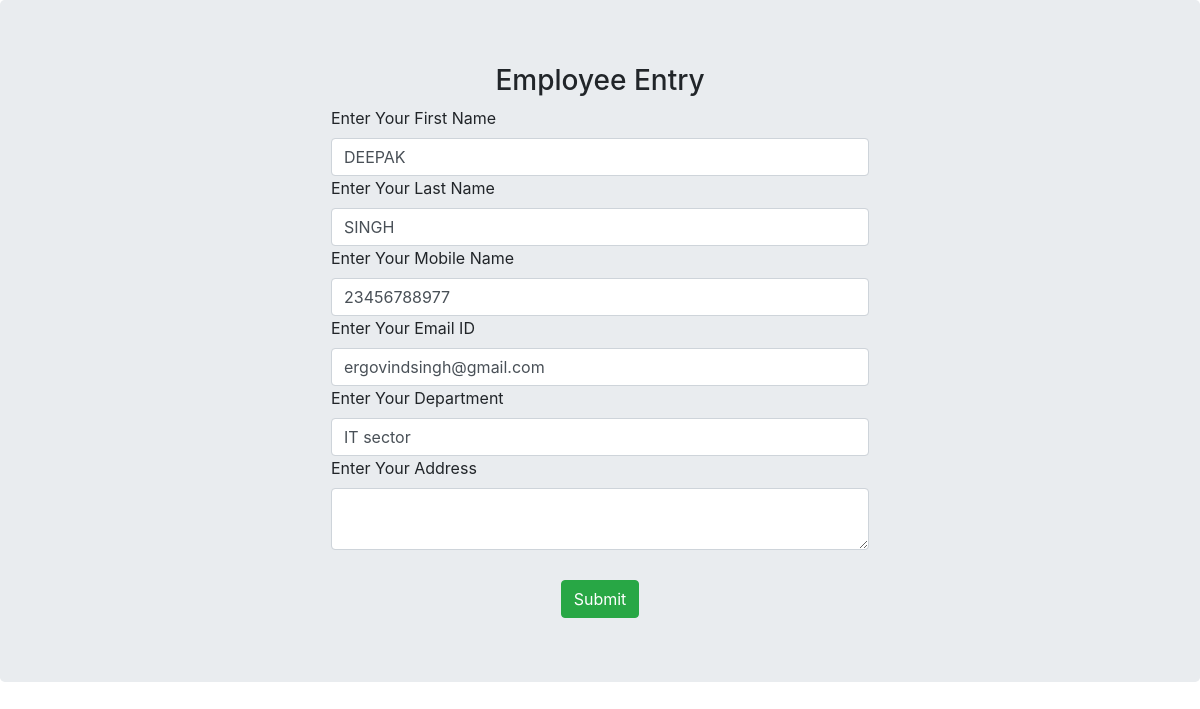
Screenshot of /update_view/4/ with the database file from the repository.
### app1/models.py (models this page shows)
class Employee_details(models.Model):
    fname=models.CharField(max_length=100)
    lname=models.CharField(max_length=100)
    mobile=models.BigIntegerField()
    email=models.EmailField(max_length=200)
    dept=models.CharField(max_length=100)
    address=models.CharField(max_length=500)

### app1/views.py (the view)
# urls.py: path('update_view/<id>/',views.update_view,name='update_view'),
def update_view(request,id):
    context = {'employeedata': Employee_details.objects.get(id=id)}
    return render(request, 'update.html', context)

### templates/update.html (shortened to what this page needs)
<!DOCTYPE html>
<html lang="en">
<head>
    {% include 'boot.html' %}
</head>
<body>
<div class="jumbotron">
<div class="container">
<div class="row">
<div class="offset-md-3 col-md-6">
<form method="POST" action="{% url 'update_view_save' employeedata.id %}">
<h3 class="text-center">Employee Entry</h3>
<label>Enter Your First Name </label>
<input type="text" name="fname" class="form-control" value="{{ employeedata.fname }}">
<label>Enter Your Last Name </label>
<input type="text" name="lname" class="form-control" value="{{ employeedata.lname }}">
<label>Enter Your Mobile Name </label>
<input type="number" name="mobile" class="form-control" value="{{ employeedata.mobile }}">
<label>Enter Your Email ID  </label>
<input type="email" name="email" class="form-control" value="{{ employeedata.email }}">
<label>Enter Your Department </label>
<input type="text" name="dept" class="form-control" value="{{ employeedata.dept }}">
<label>Enter Your Address </label>
<textarea type="text" name="address" class="form-control" value="{{ employeedata.address }}"></textarea>
<center>
<input type="submit"  class="btn btn-success" value="Submit" style="margin-top: 30px">
</center>
</form>
</div>
</div>
</div>
</div>
</body>
</html>

### rows the page displays
Employee_details: fname "DEEPAK", lname "SINGH", mobile "23456788977", email "ergovindsingh@gmail.com", dept "IT sector"
